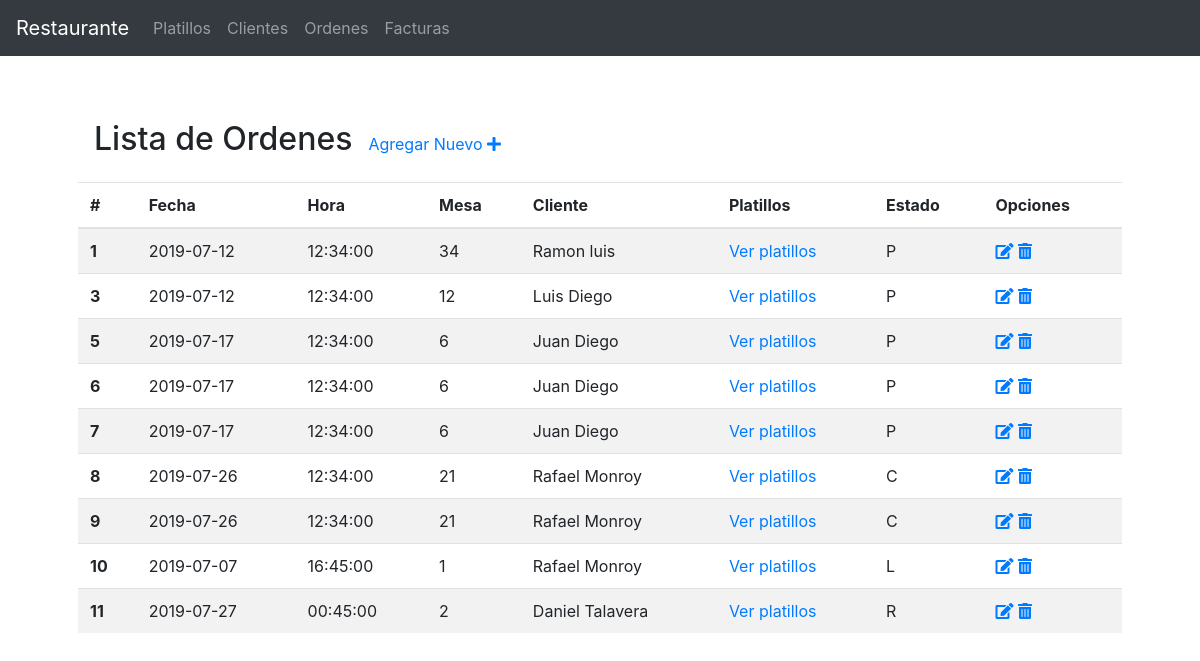
Page /views/ordenes.php on the committed database.
### tables this page shows
CREATE TABLE `ordenes` (
  `id` int(11) NOT NULL,
  `fecha` date NOT NULL,
  `hora` time NOT NULL,
  `mesa` tinyint(4) NOT NULL,
  `cliente` int(11) NOT NULL,
  `estado` char(1) NOT NULL
);

CREATE TABLE `clientes` (
  `id` int(11) NOT NULL,
  `nombre` varchar(100) NOT NULL,
  `cedula` int(9) NOT NULL,
  `telefono` varchar(15) NOT NULL,
  `correo` varchar(100) NOT NULL,
  `direccion` varchar(200) DEFAULT NULL,
  `provincia` varchar(100) NOT NULL,
  `canton` varchar(100) NOT NULL,
  `distrito` varchar(100) NOT NULL
);

### utils/Db.php (called while the page is built, shortened)
<?php
class Db {
    protected $connection;
    protected $query;
    public function __construct($dbhost = 'localhost', $dbuser = 'root', $dbpass = '', $dbname = '', $charset = 'utf8') {
		$this->connection = new mysqli($dbhost, $dbuser, $dbpass, $dbname);
		$this->connection->set_charset($charset);
    }
    public function query($query) {
		if ($this->query = $this->connection->prepare($query)) {
            $this->query->execute();
        } else {
            die('Unable to prepare statement (check your syntax) - ' . $this->connection->error);
        }
		return $this;
    }
    public function fetchAll() {
	    $params = array();
	    $meta = $this->query->result_metadata();
	    while ($field = $meta->fetch_field()) {
	        $params[] = &$row[$field->name];
	    }
	    call_user_func_array(array($this->query, 'bind_result'), $params);
        $result = array();
        while ($this->query->fetch()) {
            $r = array();
            foreach ($row as $key => $val) {
                $r[$key] = $val;
            }
            $result[] = $r;
        }
		return $result;
	}
	public function close() {
		return $this->connection->close();
	}
}

### models/Orden.php (called while the page is built, shortened)
<?php
require_once(PATH.'utils/Db.php');
class Orden {
    public function getOrdenes() {
        $db = new Db(SERVERNAME, USERNAME, PASSWORD, DBNAME);
        $sql = "SELECT ordenes.id as ordenid, ordenes.fecha, ordenes.hora, ordenes.mesa, clientes.id
        as clienteid, clientes.nombre, ordenes.estado
        FROM ordenes
        INNER JOIN clientes
        ON clientes.id = ordenes.cliente";
        $ordenes = $db->query($sql)->fetchAll();
        return $ordenes;
    }
}

### views/ordenes.php (the view, shortened to what this page needs)
<?php
include_once(PATH.'views/global/head.php');
require_once(PATH.'models/Orden.php');
    $ordenes = new Orden();
    $lista = $ordenes->getOrdenes();
?>
<body>
    <?php include_once(PATH.'views/global/nav.php'); ?>
    <div class="container p-5">
        <div class="title">
            <h2 class="p-3">Lista de Ordenes</h2>
            <a href="crear_orden.php">Agregar Nuevo <i class="fas fa-plus"></i></a>
        </div>
        <table class="table table-striped">
            <thead>
                <tr>
                <th scope="col">#</th>
                <th scope="col">Fecha</th>
                <th scope="col">Hora</th>
                <th scope="col">Mesa</th>
                <th scope="col">Cliente</th>
                <th scope="col">Platillos</th>
                <th scope="col">Estado</th>
                <th scope="col">Opciones</th>
                </tr>
            </thead>
            <tbody>
                <?php foreach($lista as $orden){ ?>
                <tr>
                    <th scope="row"><?php print $orden['ordenid']; ?></th>
                    <td><?php print $orden['fecha']; ?></td>
                    <td><?php print $orden['hora']; ?></td>
                    <td><?php print $orden['mesa']; ?></td>
                    <td><?php print $orden['nombre']; ?></td>
                    <td><a href="orden_descripcion.php?orden=<?php print $orden['ordenid']; ?>">Ver platillos</a></td>
                    <td><?php print $orden['estado']; ?></td>
                    <td>
                        <a href="crear_orden.php?id=<?php print $orden['id']; ?>"><i class="fas fa-edit"></i></i></a>
                        <a href="../controllers/ordenes.php?r=remove&id=<?php print $orden['id']; ?>"><i class="fas fa-trash-alt"></i></a>
                    </td>
                </tr>
                <?php } ?>
            </tbody>
        </table>
    </div>
</body>

### assets/css/main.css (style rules this page uses)
.title { display: flex; align-items: baseline; }

### rows in the picture
ordenes: id "1", fecha "2019-07-12", hora "12:34:00", mesa "34", cliente.nombre "Ramon luis", estado "P"
ordenes: id "3", fecha "2019-07-12", hora "12:34:00", mesa "12", cliente.nombre "Luis Diego", estado "P"
ordenes: id "5", fecha "2019-07-17", hora "12:34:00", mesa "6", cliente.nombre "Juan Diego", estado "P"
ordenes: id "7", fecha "2019-07-17", hora "12:34:00", mesa "6", cliente.nombre "Juan Diego", estado "P"
ordenes: id "8", fecha "2019-07-26", hora "12:34:00", mesa "21", cliente.nombre "Rafael Monroy", estado "C"
ordenes: id "9", fecha "2019-07-26", hora "12:34:00", mesa "21", cliente.nombre "Rafael Monroy", estado "C"
ordenes: id "10", fecha "2019-07-07", hora "16:45:00", mesa "1", cliente.nombre "Rafael Monroy", estado "L"
ordenes: id "11", fecha "2019-07-27", hora "00:45:00", mesa "2", cliente.nombre "Daniel Talavera", estado "R"

### other values in the picture
$orden['ordenid'] "6"
$orden['fecha'] "2019-07-17"
$orden['hora'] "12:34:00"
$orden['mesa'] "6"
$orden['nombre'] "Juan Diego"
$orden['estado'] "P"
